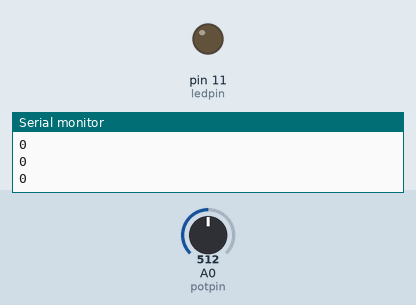
Recording of a sketch running on a simulated Arduino Uno, built with avr-gcc and run on an emulated ATmega328P. Parts: output pins drawn as LEDs (lit = HIGH), the last lines printed to the serial monitor. The inputs (shaded band) are chosen by the test bench; at power-on: A0 (potpin) = 512.

Above: at 1.2 s.
1.3 s: A0 (potpin) set to 306
At 1.8 s:
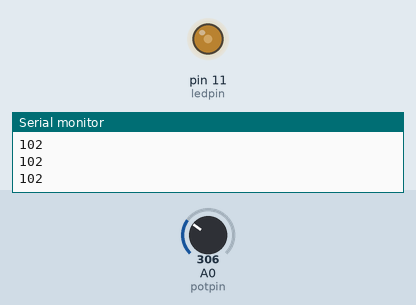
2.8 s: A0 (potpin) set to 122
At 3.1 s:
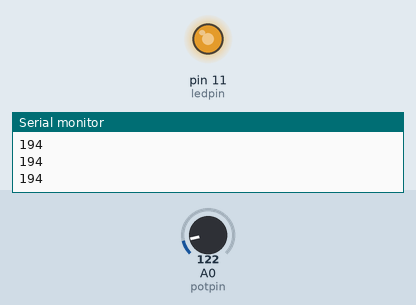
Timing chart, 0 to 5.8 s (numbered marks = the images above; inputs shaded):
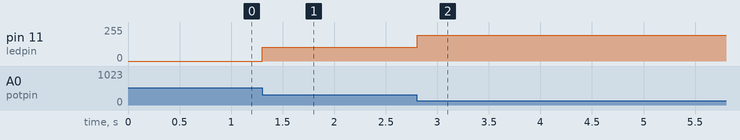

The sketch:

code11.ino
```cpp
//============================智宇科技===========================
//  例程11-感热灯
//===============================================================
int potpin=0;//设置模拟端口A0
int ledpin=11;//设置数字端口11 ，后面用作PWM输出
int val=0;//声明变量val
void setup()
{
	pinMode(ledpin,OUTPUT);//设置数字11为输出模式
	Serial.begin(9600);//设定波特率为9600
}
void loop()
{
	val=analogRead(potpin);//读取A0的模拟电压值，并赋值到val  10 位  2^10=1024   0-1023
	val = 255- val/2; //常温下测量是    650-0     PWM 0-255   降低到490左右
        if(val < 0)
        val = 0;
	Serial.println(val);
	analogWrite(ledpin,val);// PWM输出驱动LED   PWM 0-255
	delay(100);//延时100ms
}
```

Measured:
- after the input at 1.3 s, pin 11 (ledpin): 0/255 → 102/255 at once
- after the input at 2.8 s, pin 11 (ledpin): 102/255 → 194/255 at once
